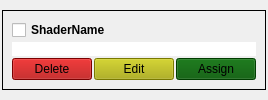
<?xml version="1.0" encoding="UTF-8"?>
<ui version="4.0">
 <class>Form</class>
 <widget class="QWidget" name="Form">
  <property name="sizePolicy">
   <sizepolicy hsizetype="Fixed" vsizetype="Fixed">
    <horstretch>0</horstretch>
    <verstretch>0</verstretch>
   </sizepolicy>
  </property>
  <property name="windowTitle">
   <string>Form</string>
  </property>
  <property name="styleSheet">
   <string notr="true"/>
  </property>
  <layout class="QVBoxLayout" name="verticalLayout_2">
   <property name="spacing">
    <number>0</number>
   </property>
   <property name="margin">
    <number>2</number>
   </property>
   <item>
    <widget class="QFrame" name="sdf">
     <property name="sizePolicy">
      <sizepolicy hsizetype="Fixed" vsizetype="Fixed">
       <horstretch>0</horstretch>
       <verstretch>0</verstretch>
      </sizepolicy>
     </property>
     <property name="maximumSize">
      <size>
       <width>200</width>
       <height>250</height>
      </size>
     </property>
     <property name="styleSheet">
      <string notr="true"/>
     </property>
     <property name="frameShape">
      <enum>QFrame::Panel</enum>
     </property>
     <property name="frameShadow">
      <enum>QFrame::Plain</enum>
     </property>
     <layout class="QVBoxLayout" name="verticalLayout">
      <property name="spacing">
       <number>2</number>
      </property>
      <property name="sizeConstraint">
       <enum>QLayout::SetFixedSize</enum>
      </property>
      <item>
       <widget class="QCheckBox" name="selectShader_chb">
        <property name="palette">
         <palette>
          <active/>
          <inactive/>
          <disabled/>
         </palette>
        </property>
        <property name="font">
         <font>
          <weight>75</weight>
          <bold>true</bold>
         </font>
        </property>
        <property name="styleSheet">
         <string notr="true"/>
        </property>
        <property name="text">
         <string>ShaderName</string>
        </property>
       </widget>
      </item>
      <item>
       <widget class="QLabel" name="imageShader_img">
        <property name="styleSheet">
         <string notr="true">background-color: rgb(255, 255, 255);</string>
        </property>
        <property name="lineWidth">
         <number>6</number>
        </property>
        <property name="text">
         <string/>
        </property>
        <property name="alignment">
         <set>Qt::AlignCenter</set>
        </property>
       </widget>
      </item>
      <item>
       <layout class="QHBoxLayout" name="horizontalLayout">
        <item>
         <widget class="QPushButton" name="deleteShader_btn">
          <property name="styleSheet">
           <string notr="true">background-color: rgb(170, 0, 0);</string>
          </property>
          <property name="text">
           <string>Delete</string>
          </property>
         </widget>
        </item>
        <item>
         <widget class="QPushButton" name="editShader_btn">
          <property name="styleSheet">
           <string notr="true">background-color: rgb(170, 170, 0);</string>
          </property>
          <property name="text">
           <string>Edit</string>
          </property>
         </widget>
        </item>
        <item>
         <widget class="QPushButton" name="assignShader_btn">
          <property name="styleSheet">
           <string notr="true">background-color: rgb(0, 85, 0);</string>
          </property>
          <property name="text">
           <string>Assign</string>
          </property>
         </widget>
        </item>
       </layout>
      </item>
     </layout>
    </widget>
   </item>
  </layout>
 </widget>
 <resources/>
 <connections/>
</ui>
